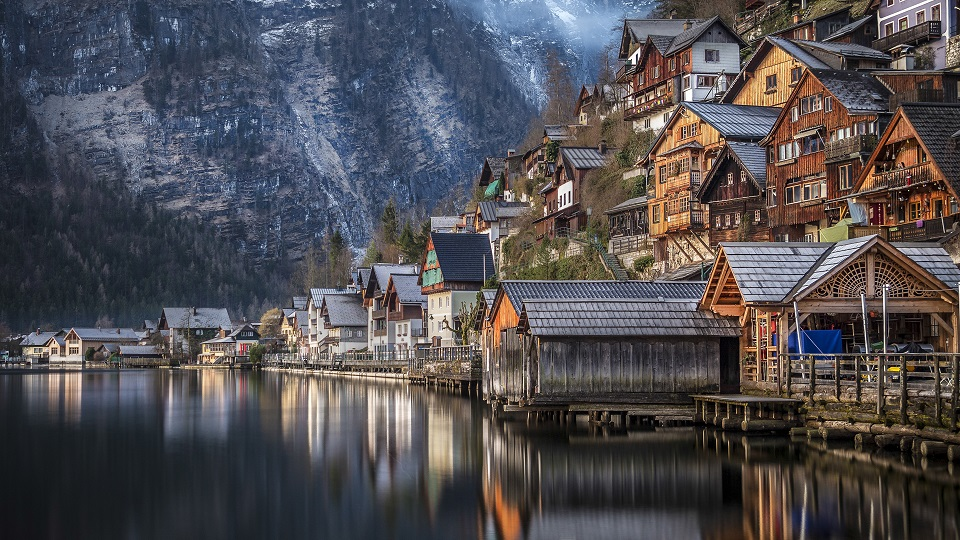
//> input picture OpenCV/Exp26-拉普拉斯增强边缘/test.jpg, 960 x 540 px
$ ./Exp26-拉普拉斯边缘增强   (built with g++ and OpenCV 4)
//> lines starting //> are read from the running program, lines starting //| are printed output that depends on the picture
#include<opencv2/highgui.hpp>
#include<opencv2/imgproc.hpp>
using namespace cv;
int s = 10;
class CLaplacian
{
private:
	int aperture;

public:
	CLaplacian():aperture(3){}

	void setAperture(int a)
	{
		aperture = a;
	}

	Mat computeLaplacian(const Mat &img)
	{
		Mat laplace;
		Laplacian(img, laplace, CV_32F, aperture);
		return laplace;
	}

	Mat getLaplacianImg(const Mat &img,double scale=-1.0)
	{
		Mat laplace = computeLaplacian(img);
		if(scale<0)
		{
			double lapMin, lapMax;
			minMaxLoc(laplace, &lapMin, &lapMax);
			scale = 127 / max(-lapMin, lapMax);

		}
		Mat laplaceImg;
		laplace.convertTo(laplaceImg, CV_8U, scale, 128);
		return laplaceImg;
	}

	Mat getZeroCrossings(Mat laplace)
	{
		Mat signImg;
		threshold(laplace, signImg, 0, 255, THRESH_BINARY);

		Mat binary;
		signImg.convertTo(binary, CV_8U);

		Mat dilated;
		dilate(binary, dilated, Mat());
		return dilated - binary;
	}

	Mat getLaplacianEnhancedImg(const Mat &img,const float factor=1)
	{
		Mat fImg;
		img.convertTo(fImg,CV_32F);
		Mat laplace= computeLaplacian(img);

		Mat result = fImg - factor * laplace;
		result.convertTo(result, CV_8U);

		return result;
	}
};
static void onTrackBar(int, void*)
{
	Mat image = imread("test.jpg");
	Mat result2;
	CLaplacian laplacian;
	laplacian.setAperture(3);


	result2 = laplacian.getLaplacianEnhancedImg(image,(double)(s/50.0));
	imshow("增强结果", result2);
}
void main()
{
	Mat img = imread("test.jpg");
//> img is the input picture: 540 rows x 960 cols, CV_8UC3; mean B, G, R 82, 78.2, 80.8
	imshow("原图", img);

	Mat result;
	CLaplacian laplacian;

	laplacian.setAperture(3);
	Mat laplaceImg = laplacian.getLaplacianEnhancedImg(img,0.2);
//> in computeLaplacian, `Laplacian(img, laplace, CV_32F, aperture);`:
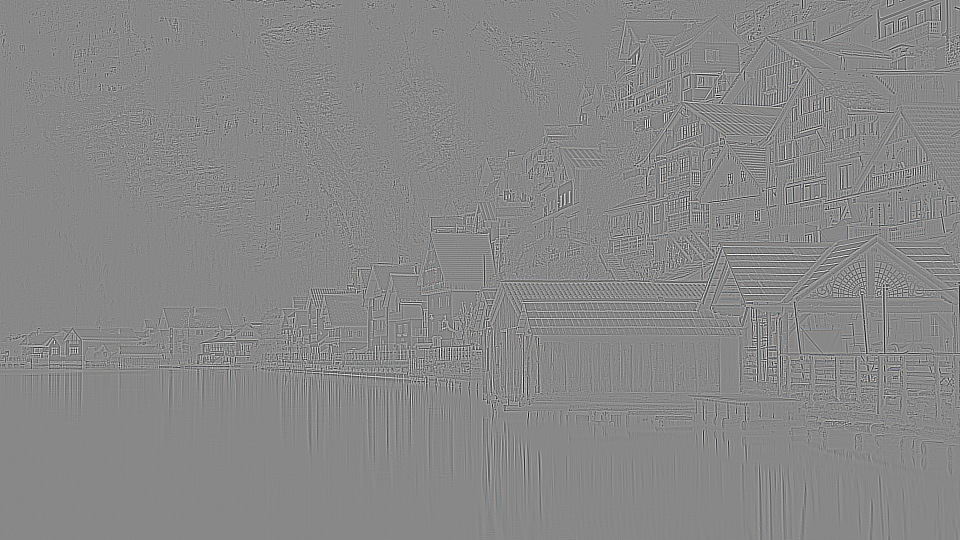
//> laplace: 540 rows x 960 cols, CV_32FC3; mean B, G, R -0.1, -0.1, -0.1; drawn with min black and max white
//> in getLaplacianEnhancedImg, `Mat result = fImg - factor * laplace;`:
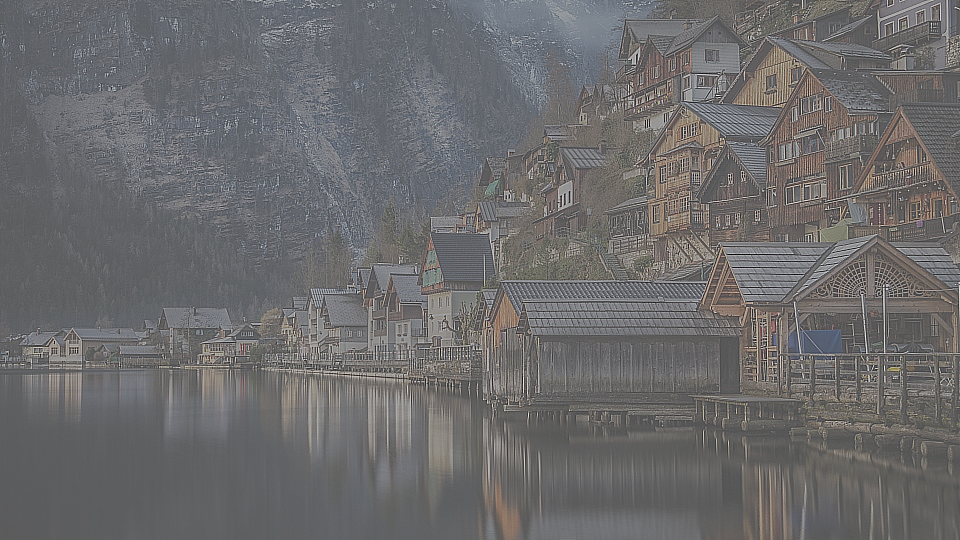
//> result: 540 rows x 960 cols, CV_32FC3; mean B, G, R 82, 78.2, 80.8; drawn with min black and max white
//> in getLaplacianEnhancedImg, `result.convertTo(result, CV_8U);`:
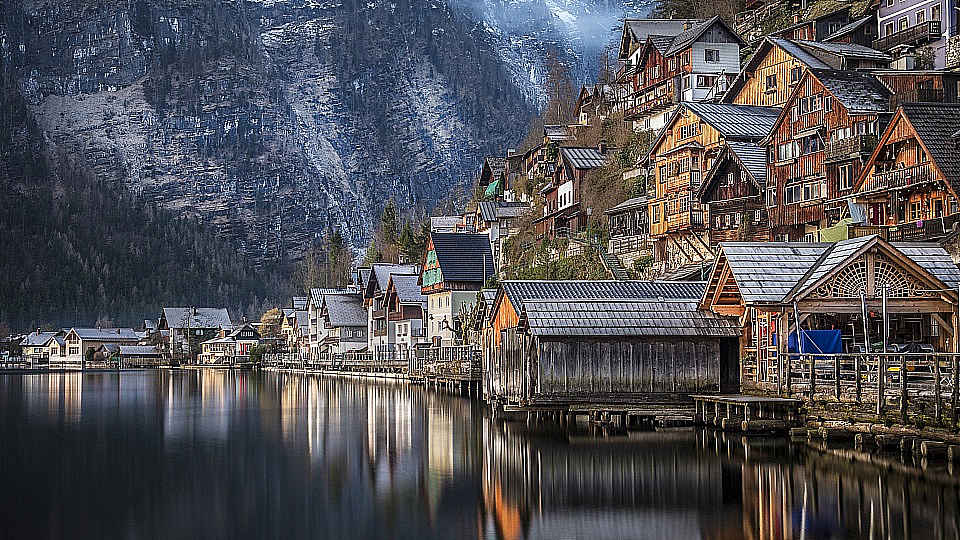
//> result: 540 rows x 960 cols, CV_8UC3; mean B, G, R 84.3, 80, 81.3
	imshow("增强结果",laplaceImg);
	createTrackbar("增强幅度", "增强结果", &s, 50, onTrackBar);
	waitKey();
}
